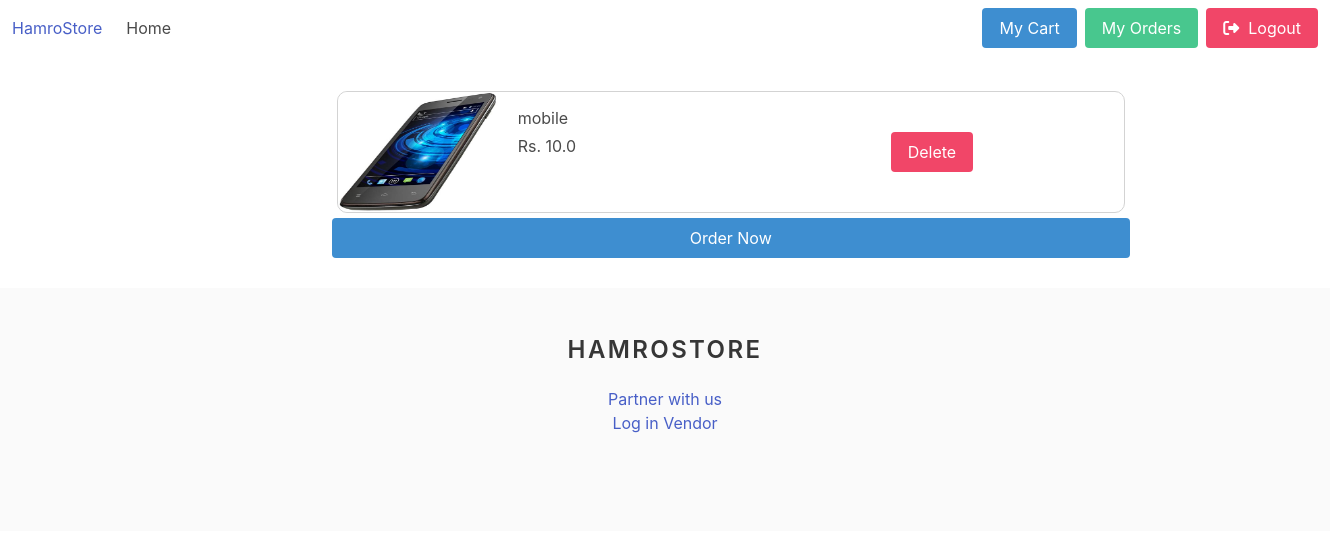
Page /order_app/cart (signed in) on the committed database.
### order_app/models.py (models this page shows, shortened)
class Cart(models.Model):
    user = models.ForeignKey(to = Customer, on_delete=models.CASCADE)
    item = models.ForeignKey(to = Product, on_delete=models.CASCADE)
    class Meta:
        db_table = 'cart'

### product_app/models.py (models this page shows)
class Product(models.Model):
    name = models.CharField(max_length=255,)
    image = models.ImageField(upload_to='images', blank=True)
    image_url = models.URLField(blank=True)
    unit_price = models.FloatField()
    store = models.ForeignKey(Store, on_delete=models.CASCADE)
    slug = models.SlugField(max_length=255, unique=True, null=True)
    class Meta:
        db_table = 'products'
    def __str__(self):
        return self.name

### order_app/views.py (the view)
# urls.py: path('cart', order_views.cart, name='cart'),
@login_required
def cart(request):
    customer = Customer.objects.get(user=BaseUser.objects.get(user=request.user))
    cart = Cart.objects.filter(user=customer)
    return render(request, 'order_app/cart.html', {'carts': cart})

### templates/order_app/cart.html (shortened to what this page needs)
{% extends 'product_app/base.html' %} {% load static %}
{% block css %}
<link rel="stylesheet" href="{% static './css/cart.css' %}" />
{% endblock css %}
{% block content %}
<div class="container-cart">
	<div class="row-cart">
		{% if carts %}
		{% for cart in carts %}
		<div class="col-cart-main">
		<div class="row-order-item">
			<div class="col-order-item">
				<img
					src="http://localhost:8000{{cart.item.image.url}}"
					class="img-item"
					alt="item-image"
				/>
				<div class="order-item-details">
				<div class="item-details">{{cart.item}}</div>
				<div class="item-price item-details" id="unit_price{{cart.id}}">
					Rs. {{cart.item.unit_price}}
				</div>
				</div>
				<div class="is-flex">
				<div class="buttons is-flex">
					<a href="{% url 'delete_from_cart' cart.id %}" class="button is-danger">Delete</a>
				</div>
			</div>
		</div>
		{% endfor %}
		{% else %}
		<div>
			<h3>No items to show in cart ....</h3>
		</div>
		{%endif%}
	</div>
	{% if carts %}
	<div class="buttons">
		<a class="button is-info is-fullwidth" href=" {% url 'order_all' %} ">
			Order Now
		</a>
	</div>
	{% endif %}
</div>
	<div class="col-cart-mid"></div>
{% endblock %}

### static/css/cart.css (style rules this page uses)
.container-cart { width: 100vw; }
.row-cart { display: flex; flex-wrap: wrap; justify-content: center; margin-top: 30px; margin-bottom: 30px; }
.col-cart-main { width: 60vw; height: auto; }
.col-cart-mid { width: 2vw; margin-left: 20px; }
.col-order-item { border: 1px solid lightgrey; border-radius: 10px; margin: 5px; }
.order-item-details { padding: 10px 0; width: 50%; }
.img-item { width: 160px; height: 120px; border-radius: 10px; }
.col-order-item { display: flex; }
.item-details { margin-left: 20px; margin-bottom: 4px; font-size: 16px; }

### rows in the picture
Cart: item.image (picture), item "mobile", item.unit_price "10.0"
